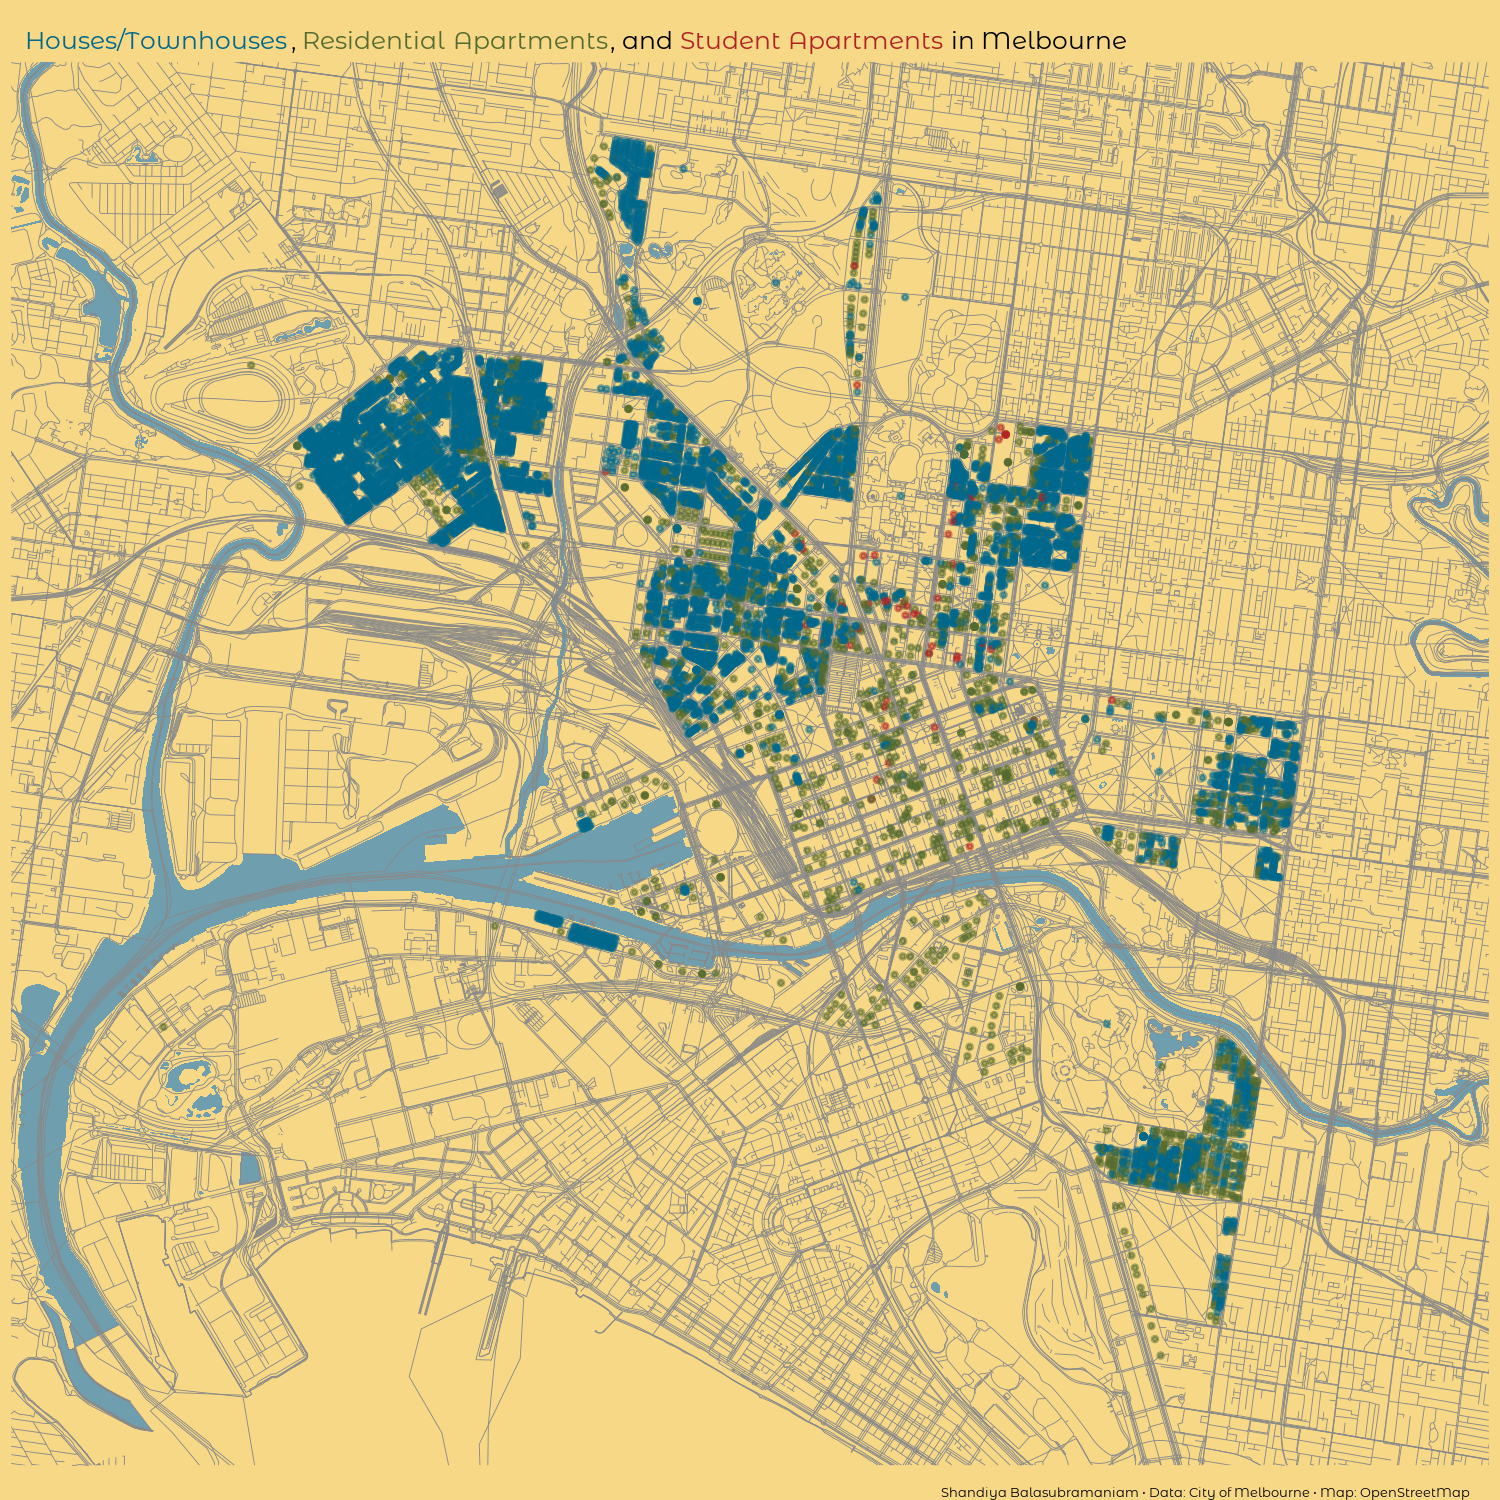

This chart was generated by the following R code:

# 30DayMapChallenge Day 17: Land - Residential dwelling types in Melbourne
# Shandiya Balasubramaniam
# 17 November 2021

library(RSocrata)
library(ggplot2)
library(dplyr)
library(sf)
library(showtext)
library(here)
library(osmdata)
library(osmextract)
library(ggtext)

# building data

res <- read.socrata("https://data.melbourne.vic.gov.au/resource/rm92-h5tq.csv")  

# basemaps

water <- opq(bbox = 'Melbourne') %>%
  add_osm_feature(key = 'natural', value = 'water') %>% 
  osmdata_sf()

melb <- oe_get("Melbourne", query = "SELECT highway, geometry FROM 'lines'")
road_types <- c("primary", "secondary", "tertiary", "unclassified")
melb_roads <- melb %>% 
  filter(highway %in% road_types) 

# plot 

font_add_google("Montserrat Alternates", "malt")
showtext_auto()

subtitle <- "\n<span style = 'color:deepskyblue4;'>Houses/Townhouses</span>, 
<span style = 'color:darkolivegreen;'>Residential Apartments</span>, and 
<span style = 'color:firebrick;'>Student Apartments</span> in Melbourne"

caption <- "Shandiya Balasubramaniam • Data: City of Melbourne • Map: OpenStreetMap"

p <- ggplot() +
  geom_sf(data = water$osm_polygons, 
          colour = NA, 
          fill = "#6F9EAF") +
  geom_sf(data = melb, 
          colour = "#888888",
          size = 0.1) +
  geom_point(data = res,
             aes(x = x_coordinate, 
                 y = y_coordinate, 
                 colour = dwelling_type),
             size = 0.3, 
             alpha = 0.5) +
  scale_colour_manual(values = c("deepskyblue4", "darkolivegreen", "firebrick")) +
  coord_sf(xlim = c(144.9, 145),
           ylim = c(-37.85, -37.775)) +
  labs(subtitle = subtitle, caption = caption) +
  theme_void() +
  theme(
    legend.position = "none",
    plot.background = element_rect(colour = "#F6D887", fill = "#F6D887"),
    panel.background = element_rect(colour = "#F6D887", fill = "#F6D887"),
    plot.subtitle = element_markdown(
      family = "malt",
      colour = "black",
      size = 19, 
      hjust = 0.02, 
      padding = unit(c(2, 2, 2, 2), "pt")),
    plot.caption = element_text(
      family = "malt",
      colour = "black",
      size = 10,
      hjust = 0.98)
  )

ggsave(here("submissions", "17_land", "17_land.png"), 
       p, dpi = 300, type = "cairo", width = 5, height = 5, units = "in")
